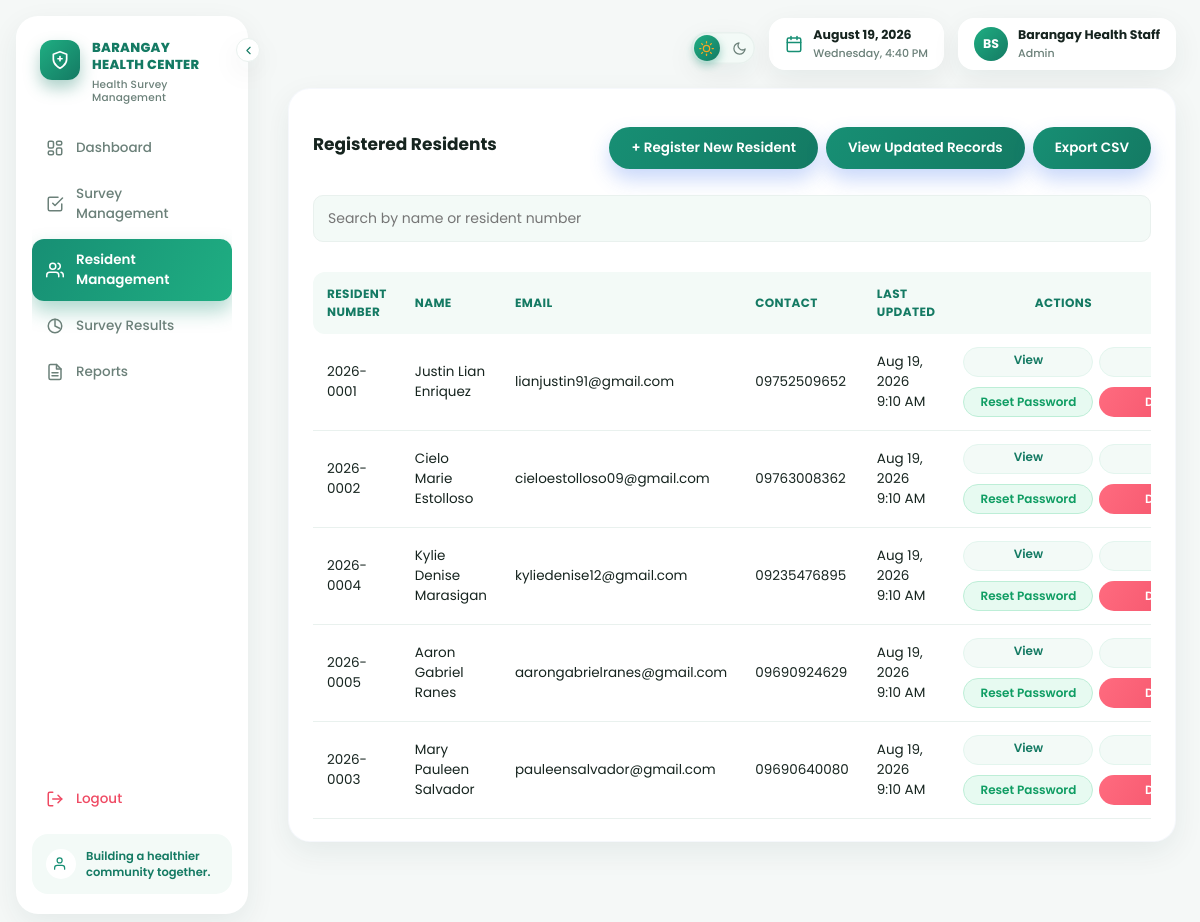
The app's page /staff/resident_management.php (signed in) with its own data.
### tables this page shows
CREATE TABLE IF NOT EXISTS residents (

    resident_id INT AUTO_INCREMENT PRIMARY KEY,

    resident_number VARCHAR(20) NOT NULL UNIQUE,

    first_name VARCHAR(50) NOT NULL,

    last_name VARCHAR(50) NOT NULL,

    middle_name VARCHAR(50),

    extension_name VARCHAR(10),

    gender ENUM(
        'Male',
        'Female'
    ) DEFAULT NULL,

    civil_status ENUM(
        'Single',
        'Married',
        'Widowed',
        'Separated',
        'Divorced'
    ) DEFAULT NULL,

    email VARCHAR(100),

    contact_number VARCHAR(20),

    address VARCHAR(150),

    birthday DATE DEFAULT NULL,

    age INT DEFAULT NULL,

    occupation VARCHAR(100),

    employer VARCHAR(100),

    employer_address VARCHAR(150),

    father_name VARCHAR(100),

    mother_name VARCHAR(100),

    spouse_name VARCHAR(100),

    spouse_occupation VARCHAR(100),

    spouse_employer VARCHAR(100),

    reference1_name VARCHAR(100),

    reference1_signature VARCHAR(100),

    reference2_name VARCHAR(100),

    reference2_signature VARCHAR(100),

    photo VARCHAR(255) DEFAULT NULL,

    password VARCHAR(255) NOT NULL,

    is_first_login TINYINT(1) NOT NULL DEFAULT 1,

    created_at TIMESTAMP DEFAULT CURRENT_TIMESTAMP,

    updated_at TIMESTAMP
        DEFAULT CURRENT_TIMESTAMP
        ON UPDATE CURRENT_TIMESTAMP

);

### includes/functions.php (called while the page is built, shortened)
<?php
function e($string) {
    return htmlspecialchars($string ?? "", ENT_QUOTES, "UTF-8");
}
function full_resident_name($r) {
    $parts = [
        $r["first_name"] ?? "",
        $r["middle_name"] ?? "",
        $r["last_name"] ?? "",
    ];
    $name = trim(preg_replace("/\s+/", " ", implode(" ", array_filter($parts, fn($p) => trim((string)$p) !== ""))));
    return $name;
}
?>

### staff/resident_management.php (the view, shortened to what this page needs)
<?php
require_once __DIR__ . "/../includes/functions.php";
$search = isset($_GET["search"])
    ? trim($_GET["search"])
    : "";
if ($search !== "") {
    $like = "%" . $search . "%";
    $stmt = $conn->prepare("
        SELECT
            resident_id,
            resident_number,
            first_name,
            middle_name,
            last_name,
            extension_name,
            email,
            contact_number,
            updated_at
        FROM residents
        WHERE
            resident_number LIKE ?
            OR first_name LIKE ?
            OR last_name LIKE ?
        ORDER BY last_name
    ");
    $stmt->bind_param(
        "sss",
        $like,
        $like,
        $like
    );
    $stmt->execute();
    $residents = $stmt->get_result();
} else {
    $residents = $conn->query("
        SELECT
            resident_id,
            resident_number,
            first_name,
            middle_name,
            last_name,
            extension_name,
            email,
            contact_number,
            updated_at
        FROM residents
        ORDER BY last_name
    ");
}
?>
<!DOCTYPE html>
<html lang="en">
<head>
<link
    rel="stylesheet"
    href="../assets/css/style.css?v=<?= filemtime(__DIR__ . "/../assets/css/style.css") ?>"
>
</head>
<body>
<?php
include __DIR__ . "/../includes/staff_nav.php";
?>
<div class="container">
<?php
include __DIR__ . "/../includes/staff_topbar.php";
?>
<div class="card card-resident">
<div class="resident-page-header">
    <h2>
        Registered Residents
    </h2>
    <div class="top-actions">
        <a
            class="btn"
            href="register.php"
        >
            + Register New Resident
        </a>
        <a
            class="btn"
            href="updated_records.php"
        >
            View Updated Records
        </a>
        <a
            class="btn"
            href="resident_export.php"
        >
            Export CSV
        </a>
    </div>
</div>
<form
    method="GET"
    style="margin-bottom:16px;"
>
    <input
        type="text"
        name="search"
        placeholder="Search by name or resident number"
        value="<?= e($search) ?>"
    >
</form>
<div class="table-scroll">
<table>
<tr>
    <th>
        Resident Number
    </th>
    <th>
        Name
    </th>
    <th>
        Email
    </th>
    <th>
        Contact
    </th>
    <th>
        Last Updated
    </th>
    <th style="text-align: center;">
        Actions
    </th>
</tr>
<?php while (
    $r =
    $residents->fetch_assoc()
): ?>
<tr>
    <td>
        <?= e(
            $r["resident_number"]
        ) ?>
    </td>
    <td>
        <?= e(
            full_resident_name($r)
        ) ?>
    </td>
    <td>
        <?= e(
            $r["email"]
        ) ?>
    </td>
    <td>
        <?= e(
            $r["contact_number"]
        ) ?>
    </td>
    <td>
        <?=
            $r["updated_at"]
            ? e(
                date(
                    "M d, Y g:i A",
                    strtotime(
                        $r["updated_at"]
                    )
                )
            )
            : "&mdash;"
        ?>
    </td>
    <td>
        <div class="table-actions">
            <a
                class="btn btn-sm btn-secondary"
                href="resident_view.php?resident_id=<?= (int)$r["resident_id"] ?>"
            >
                View
            </a>
            <a
                class="btn btn-sm btn-secondary"
                href="resident_edit.php?resident_id=<?= (int)$r["resident_id"] ?>"
            >
            </a>
            <?php
            $resident_name_js =
                htmlspecialchars(
                    addslashes(
                        full_resident_name($r)
                    ),
                    ENT_QUOTES,
                    "UTF-8"
                );
            ?>
            <button
                type="button"
                class="btn btn-sm btn-success-soft"
                onclick="openConfirmModal({
                    url: 'resident_management.php?reset_password=<?= (int)$r["resident_id"] ?>',
                    title: 'Reset password?',
                    message: 'This will reset &quot;<?= $resident_name_js ?>&quot;\'s password back to their Resident Number and require them to change it on next login.',
                    confirmLabel: 'Reset Password',
                    danger: false
                })"
            >
                Reset Password
            </button>
            <button
                type="button"
                class="btn btn-sm btn-danger"
                onclick="openConfirmModal({
                    url: 'resident_management.php?delete=<?= (int)$r["resident_id"] ?>',
                    title: 'Delete this resident?',
                    message: 'This will permanently delete &quot;<?= $resident_name_js ?>&quot; and all of their saved information. This cannot be undone.',
                    confirmLabel: 'Delete',
                    danger: true
                })"
            >
            </button>
        </div>
    </td>
</tr>
<?php endwhile; ?>
</table>
</div>
</div>
</div>
</body>
</html>

### includes/staff_nav.php (shortened to what this page needs)
<?php
$current_page = basename($_SERVER["PHP_SELF"]);
function nav_active($page, $current_page) {
    return $page === $current_page ? " active" : "";
}
?>
<div class="sidebar<?= isset($no_print_nav) && $no_print_nav ? " no-print" : "" ?>">
    <button type="button" class="sidebar-toggle" id="sidebarToggle" onclick="toggleSidebar()" aria-label="Collapse sidebar" title="Collapse sidebar">
        <svg viewBox="0 0 24 24" fill="none" stroke="currentColor" stroke-width="2" stroke-linecap="round" stroke-linejoin="round"><polyline points="15 18 9 12 15 6"/></svg>
    </button>
    <div class="sidebar-brand">
        <span class="logo-badge">
            <svg viewBox="0 0 24 24" fill="none" stroke="currentColor" stroke-width="2" stroke-linecap="round" stroke-linejoin="round"><path d="M12 22s8-4 8-11V5l-8-3-8 3v6c0 7 8 11 8 11z"/><path d="M12 8v5"/><path d="M9.5 10.5h5"/></svg>
        </span>
        <span class="sidebar-brand-text label">
            BARANGAY<br>HEALTH CENTER
            <small>Health Survey Management</small>
        </span>
    </div>
    <nav class="sidebar-links">
        <a class="<?= trim(nav_active("dashboard.php", $current_page)) ?>" href="dashboard.php" title="Dashboard">
            <span class="ic"></span>
            <span class="label">Dashboard</span>
        </a>
        <a class="<?= trim(nav_active("survey_management.php", $current_page) . " " . nav_active("survey_add.php", $current_page) . " " . nav_active("survey_edit.php", $current_page)) . " " . nav_active("question_management.php", $current_page)?>" href="survey_management.php" title="Survey Management">
            <span class="ic"><svg viewBox="0 0 24 24" fill="none" stroke="currentColor" stroke-width="2" stroke-linecap="round" stroke-linejoin="round"><path d="M9 11l3 3L22 4"/><path d="M21 12v7a2 2 0 0 1-2 2H5a2 2 0 0 1-2-2V5a2 2 0 0 1 2-2h11"/></svg></span>
            <span class="label">Survey Management</span>
        </a>
        <a class="<?= trim(
            nav_active("resident_management.php", $current_page) .
            nav_active("register.php", $current_page) .
            nav_active("resident_view.php", $current_page) .
            nav_active("resident_edit.php", $current_page) .
            nav_active("updated_records.php", $current_page)
        ) ?>" href="resident_management.php" title="Resident Management">
            <span class="ic"><svg viewBox="0 0 24 24" fill="none" stroke="currentColor" stroke-width="2" stroke-linecap="round" stroke-linejoin="round"><path d="M17 21v-2a4 4 0 0 0-4-4H5a4 4 0 0 0-4 4v2"/><circle cx="9" cy="7" r="4"/><path d="M23 21v-2a4 4 0 0 0-3-3.87"/><path d="M16 3.13a4 4 0 0 1 0 7.75"/></svg></span>
            <span class="label">Resident Management</span>
        </a>
        <a class="<?= trim(nav_active("results.php", $current_page)) ?>" href="results.php" title="Survey Results">
            <span class="ic"><svg viewBox="0 0 24 24" fill="none" stroke="currentColor" stroke-width="2" stroke-linecap="round" stroke-linejoin="round"><circle cx="12" cy="12" r="9"/><path d="M12 3v9l6 3"/></svg></span>
            <span class="label">Survey Results</span>
        </a>
        <a class="<?= trim(nav_active("reports.php", $current_page)) ?>" href="reports.php" title="Reports">
            <span class="ic"><svg viewBox="0 0 24 24" fill="none" stroke="currentColor" stroke-width="2" stroke-linecap="round" stroke-linejoin="round"><path d="M14 2H6a2 2 0 0 0-2 2v16a2 2 0 0 0 2 2h12a2 2 0 0 0 2-2V8z"/><polyline points="14 2 14 8 20 8"/><line x1="16" y1="13" x2="8" y2="13"/><line x1="16" y1="17" x2="8" y2="17"/></svg></span>
            <span class="label">Reports</span>
        </a>
    </nav>
    <a class="logout-link" href="logout.php" title="Logout">
        <span class="ic"><svg viewBox="0 0 24 24" fill="none" stroke="currentColor" stroke-width="2" stroke-linecap="round" stroke-linejoin="round"><path d="M9 21H5a2 2 0 0 1-2-2V5a2 2 0 0 1 2-2h4"/><polyline points="16 17 21 12 16 7"/><line x1="21" y1="12" x2="9" y2="12"/></svg></span>
        <span class="label">Logout</span>
    </a>
    <div class="sidebar-footer">
        <span class="sidebar-footer-ic">
            <svg viewBox="0 0 24 24" fill="none" stroke="currentColor" stroke-width="2" stroke-linecap="round" stroke-linejoin="round"><path d="M17 21v-2a4 4 0 0 0-4-4H5a4 4 0 0 0-4 4v2"/><circle cx="9" cy="7" r="4"/></svg>
        </span>
        <span class="label">Building a healthier<br>community together.</span>
    </div>
</div>

### includes/staff_topbar.php (shortened to what this page needs)
<?php
$staff_initials = "S";
if (isset($_SESSION["staff_name"])) {
    $parts = preg_split('/\s+/', trim($_SESSION["staff_name"]));
    $staff_initials = strtoupper(substr($parts[0], 0, 1) . (count($parts) > 1 ? substr(end($parts), 0, 1) : ""));
}
?>
<div class="topbar no-print">
    <div class="topbar-right">
        <button type="button" class="theme-switch" onclick="toggleTheme()" aria-label="Toggle dark mode" title="Toggle dark mode">
            <span class="theme-switch-icon sun">
            </span>
            <span class="theme-switch-thumb"></span>
            <span class="theme-switch-icon moon">
                <svg viewBox="0 0 24 24" fill="none" stroke="currentColor" stroke-width="2" stroke-linecap="round" stroke-linejoin="round"><path d="M21 12.79A9 9 0 1 1 11.21 3 7 7 0 0 0 21 12.79z"/></svg>
            </span>
        </button>
        <div class="topbar-datetime" id="staffClock">
            <svg viewBox="0 0 24 24" fill="none" stroke="currentColor" stroke-width="2" stroke-linecap="round" stroke-linejoin="round"><rect x="3" y="4" width="18" height="18" rx="2"/><line x1="16" y1="2" x2="16" y2="6"/><line x1="8" y1="2" x2="8" y2="6"/><line x1="3" y1="10" x2="21" y2="10"/></svg>
            <div>
                <strong id="staffClockDate"><?= date("F j, Y") ?></strong>
                <small id="staffClockTime"><?= date("l, g:i A") ?></small>
            </div>
        </div>
        <?php if (isset($_SESSION["staff_name"])): ?>
        <div class="topbar-profile">
            <span class="avatar"><?= e($staff_initials) ?></span>
            <div>
                <strong><?= e($_SESSION["staff_name"]) ?></strong>
                <small><?= e(ucfirst($_SESSION["staff_role"] ?? "staff")) ?></small>
            </div>
        </div>
        <?php endif; ?>
    </div>
</div>

### staff/resident_management.php (style rules this page uses)
.resident-page-header { display: flex; justify-content: space-between; align-items: center; gap: 20px; width: 100%; margin-bottom: 18px; }
.resident-page-header h2 { margin: 0; flex-shrink: 0; }
.resident-page-header .top-actions { display: flex; align-items: center; justify-content: flex-end; gap: 8px; flex-wrap: nowrap; white-space: nowrap; flex-shrink: 0; }
.resident-page-header .top-actions .btn { white-space: nowrap; flex-shrink: 0; }

### records on screen
residents: resident_number "2026-0001", r "Justin Lian Enriquez", email "lianjustin91@gmail.com", contact_number "09752509652", updated_at "Aug 19, 2026 9:10 AM"
residents: resident_number "2026-0002", r "Cielo Marie Estolloso", email "cieloestolloso09@gmail.com", contact_number "09763008362", updated_at "Aug 19, 2026 9:10 AM"
residents: resident_number "2026-0004", r "Kylie Denise Marasigan", email "kyliedenise12@gmail.com", contact_number "09235476895", updated_at "Aug 19, 2026 9:10 AM"
residents: resident_number "2026-0005", r "Aaron Gabriel Ranes", email "aarongabrielranes@gmail.com", contact_number "09690924629", updated_at "Aug 19, 2026 9:10 AM"
residents: resident_number "2026-0003", r "Mary Pauleen Salvador", email "pauleensalvador@gmail.com", contact_number "09690640080", updated_at "Aug 19, 2026 9:10 AM"

### other values on screen
$staff_initials "BS"
$_SESSION["staff_name"] "Barangay Health Staff"
$_SESSION["staff_role"] "Admin"
